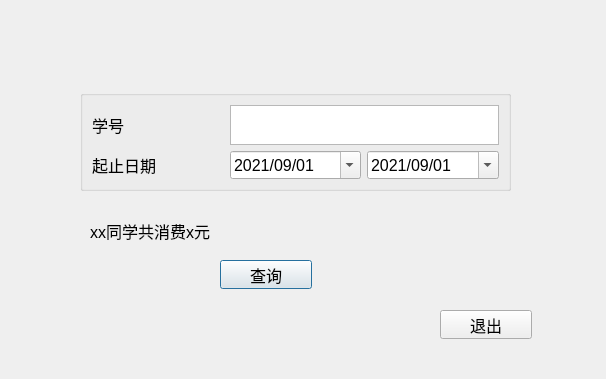
<?xml version="1.0" encoding="UTF-8"?>
<ui version="4.0">
 <class>stu_money</class>
 <widget class="QDialog" name="stu_money">
  <property name="geometry">
   <rect>
    <x>0</x>
    <y>0</y>
    <width>606</width>
    <height>379</height>
   </rect>
  </property>
  <property name="font">
   <font>
    <pointsize>12</pointsize>
   </font>
  </property>
  <property name="windowTitle">
   <string>Dialog</string>
  </property>
  <widget class="QGroupBox" name="groupBox">
   <property name="geometry">
    <rect>
     <x>80</x>
     <y>90</y>
     <width>431</width>
     <height>101</height>
    </rect>
   </property>
   <property name="title">
    <string/>
   </property>
   <layout class="QGridLayout" name="gridLayout">
    <item row="2" column="0">
     <widget class="QLabel" name="label_2">
      <property name="text">
       <string>起止日期</string>
      </property>
     </widget>
    </item>
    <item row="2" column="1">
     <widget class="QDateEdit" name="begin_time">
      <property name="currentSection">
       <enum>QDateTimeEdit::DaySection</enum>
      </property>
      <property name="displayFormat">
       <string>yyyy/MM/dd</string>
      </property>
      <property name="calendarPopup">
       <bool>true</bool>
      </property>
      <property name="date">
       <date>
        <year>2021</year>
        <month>9</month>
        <day>1</day>
       </date>
      </property>
     </widget>
    </item>
    <item row="2" column="2">
     <widget class="QDateEdit" name="end_time">
      <property name="currentSection">
       <enum>QDateTimeEdit::DaySection</enum>
      </property>
      <property name="displayFormat">
       <string>yyyy/MM/dd</string>
      </property>
      <property name="calendarPopup">
       <bool>true</bool>
      </property>
      <property name="date">
       <date>
        <year>2021</year>
        <month>9</month>
        <day>1</day>
       </date>
      </property>
     </widget>
    </item>
    <item row="0" column="0">
     <widget class="QLabel" name="label">
      <property name="text">
       <string>学号</string>
      </property>
     </widget>
    </item>
    <item row="0" column="1" colspan="2">
     <widget class="QPlainTextEdit" name="stu_ID"/>
    </item>
   </layout>
  </widget>
  <widget class="QLabel" name="res">
   <property name="geometry">
    <rect>
     <x>90</x>
     <y>210</y>
     <width>371</width>
     <height>41</height>
    </rect>
   </property>
   <property name="text">
    <string>xx同学共消费x元</string>
   </property>
  </widget>
  <widget class="QPushButton" name="pushButton">
   <property name="geometry">
    <rect>
     <x>220</x>
     <y>260</y>
     <width>92</width>
     <height>29</height>
    </rect>
   </property>
   <property name="text">
    <string>查询</string>
   </property>
  </widget>
  <widget class="QPushButton" name="pushButton_2">
   <property name="geometry">
    <rect>
     <x>440</x>
     <y>310</y>
     <width>92</width>
     <height>29</height>
    </rect>
   </property>
   <property name="text">
    <string>退出</string>
   </property>
  </widget>
 </widget>
 <resources/>
 <connections>
  <connection>
   <sender>pushButton_2</sender>
   <signal>clicked()</signal>
   <receiver>stu_money</receiver>
   <slot>accept()</slot>
   <hints>
    <hint type="sourcelabel">
     <x>485</x>
     <y>324</y>
    </hint>
    <hint type="destinationlabel">
     <x>302</x>
     <y>189</y>
    </hint>
   </hints>
  </connection>
 </connections>
</ui>
